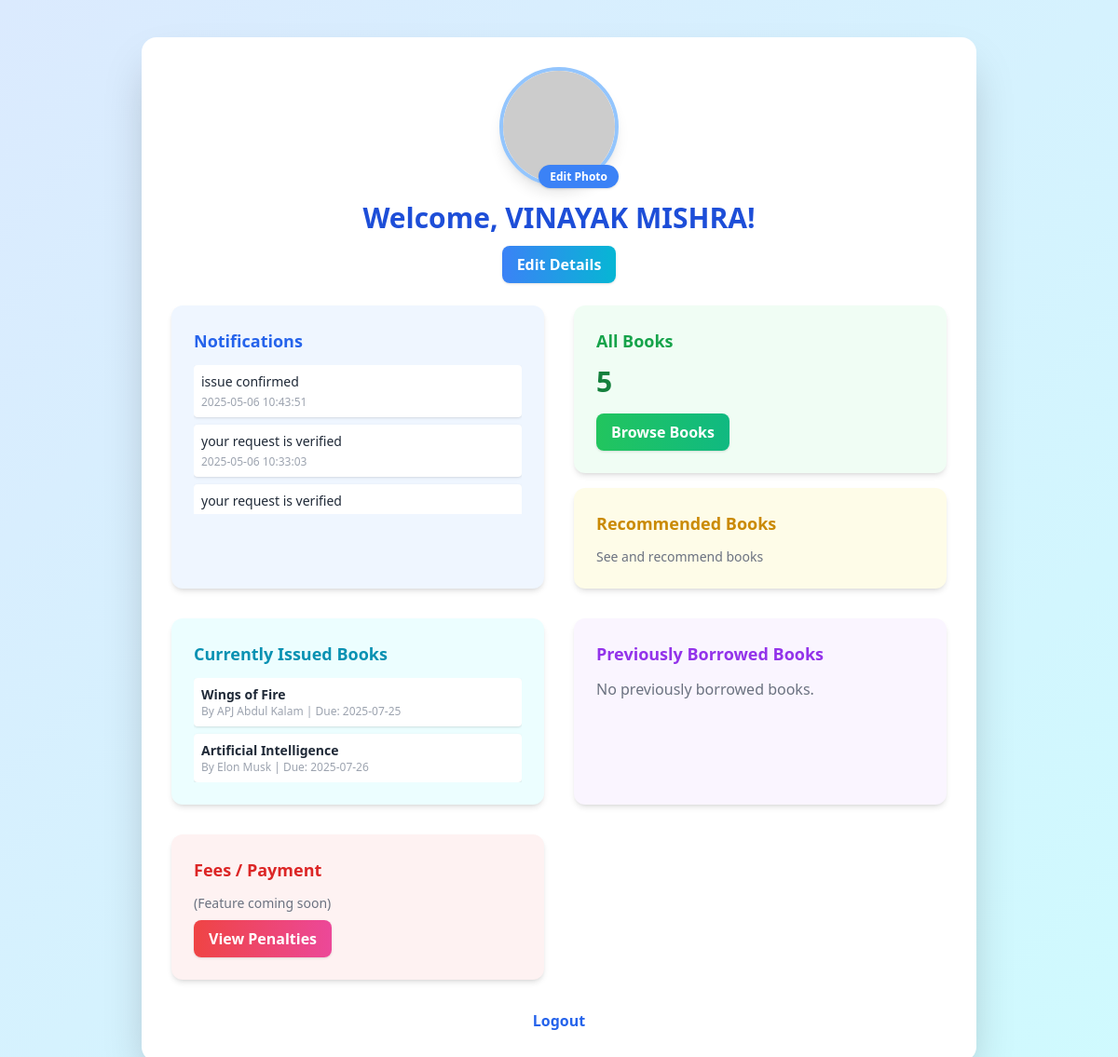
The app's page /student_dashboard.php (signed in) with its own data.
### tables this page shows
CREATE TABLE `students` (
  `Roll_No` int(11) NOT NULL,
  `Name` varchar(255) NOT NULL,
  `Phone` varchar(20) NOT NULL,
  `Username` varchar(50) NOT NULL,
  `photo` varchar(255) DEFAULT NULL
);

CREATE TABLE `notifications` (
  `Notification_ID` int(11) NOT NULL,
  `Roll_No` int(11) DEFAULT NULL,
  `Message` text DEFAULT NULL,
  `sent_date` datetime NOT NULL DEFAULT current_timestamp()
);

CREATE TABLE `issuedbooks` (
  `issued_id` int(11) NOT NULL,
  `student_id` int(11) NOT NULL,
  `book_id` int(11) NOT NULL,
  `issue_date` date NOT NULL,
  `due_date` date NOT NULL
);

CREATE TABLE `catalog` (
  `book_id` int(11) NOT NULL,
  `title` varchar(255) NOT NULL,
  `author` varchar(255) NOT NULL,
  `year` int(11) NOT NULL,
  `publisher` varchar(255) NOT NULL,
  `copies_available` int(11) NOT NULL,
  `isbn` varchar(20) DEFAULT NULL,
  `category` varchar(100) DEFAULT NULL
);

### student_dashboard.php (the view, shortened to what this page needs)
<?php
include 'dbconnect.php';
$username = $_SESSION['username'];
$stmt = $conn->prepare("SELECT Roll_No, Name, photo FROM Students WHERE Username = ?");
$stmt->bind_param("s", $username);
$stmt->execute();
$stmt->bind_result($roll_no, $name, $photo);
$notifications = [];
$stmt = $conn->prepare("SELECT Message, sent_date FROM Notifications WHERE Roll_No = ? ORDER BY sent_date DESC LIMIT 5");
$stmt->bind_param("i", $roll_no);
$stmt->execute();
$result = $stmt->get_result();
while ($row = $result->fetch_assoc()) {
    $notifications[] = $row;
}
$issued_books = [];
$stmt = $conn->prepare("SELECT c.title, c.author, ib.issue_date, ib.due_date FROM IssuedBooks ib JOIN Catalog c ON ib.book_id = c.book_id WHERE ib.student_id = ? AND ib.due_date >= NOW()");
$stmt->bind_param("i", $roll_no);
$stmt->execute();
$result = $stmt->get_result();
while ($row = $result->fetch_assoc()) {
    $issued_books[] = $row;
}
$prev_books = [];
$books_count = 0;
$res = $conn->query("SELECT COUNT(*) as cnt FROM Catalog");
if ($row = $res->fetch_assoc()) $books_count = $row['cnt'];
?>
<!DOCTYPE html>
<html lang="en">
<head>
    <script src="https://cdn.tailwindcss.com"></script>
</head>
<body class="bg-gradient-to-br from-blue-100 to-cyan-100 min-h-screen text-gray-800 dark:bg-gray-900 dark:text-gray-100 transition-colors">
    <div class="flex flex-col items-center min-h-screen py-10">
        <div class="w-full max-w-4xl p-8 bg-white dark:bg-gray-800 rounded-2xl shadow-2xl animate-fadeInUp">
            <div class="flex flex-col items-center mb-6">
                <div class="relative mb-4">
                    <img src="<?php echo $photo ? htmlspecialchars($photo) : 'https://ui-avatars.com/api/?name=' . urlencode($name ?: $username); ?>" alt="User Photo" class="w-32 h-32 rounded-full object-cover border-4 border-blue-300 dark:border-cyan-700 shadow-lg" />
                    <form method="post" action="upload_photo.php" enctype="multipart/form-data" class="absolute bottom-0 right-0">
                        <label class="cursor-pointer bg-blue-500 hover:bg-blue-600 text-white rounded-full px-3 py-1 text-xs font-semibold shadow transition">
                            Edit Photo
                        </label>
                    </form>
                </div>
                <h1 class="text-3xl font-bold text-blue-700 dark:text-cyan-400 mb-1">Welcome, <?php echo htmlspecialchars($name ?: $username); ?>!</h1>
                <button onclick="window.location.href='edit_profile.php'" class="mt-2 px-4 py-2 bg-gradient-to-r from-blue-500 to-cyan-500 text-white font-semibold rounded-lg shadow hover:from-blue-600 hover:to-cyan-600 transition">Edit Details</button>
            </div>
            <div class="grid grid-cols-1 md:grid-cols-2 gap-8 mb-8">
                <div class="bg-blue-50 dark:bg-gray-700 rounded-xl p-6 shadow-md">
                    <h2 class="text-lg font-semibold text-blue-600 dark:text-cyan-300 mb-3">Notifications</h2>
                    <ul class="space-y-2 max-h-40 overflow-y-auto">
                        <?php if (count($notifications)): foreach ($notifications as $n): ?>
                            <li class="p-2 bg-white dark:bg-gray-800 rounded shadow text-sm flex flex-col">
                                <span><?php echo htmlspecialchars($n['Message']); ?></span>
                                <span class="text-xs text-gray-400 mt-1"><?php echo htmlspecialchars($n['sent_date']); ?></span>
                            </li>
                        <?php endforeach; else: ?>
                            <li class="text-gray-500 dark:text-gray-400">No notifications.</li>
                        <?php endif; ?>
                    </ul>
                </div>
                <div class="flex flex-col gap-4">
                    <div class="bg-green-50 dark:bg-gray-700 rounded-xl p-6 shadow-md flex-1">
                        <h2 class="text-lg font-semibold text-green-600 dark:text-green-300 mb-3">All Books</h2>
                        <div class="text-3xl font-bold text-green-700 dark:text-green-400 mb-2"><?php echo $books_count; ?></div>
                        <a href="view_books.php" class="inline-block mt-2 px-4 py-2 bg-gradient-to-r from-green-500 to-emerald-500 text-white font-semibold rounded-lg shadow hover:from-green-600 hover:to-emerald-600 transition">Browse Books</a>
                    </div>
                    <a href="recommended_books.php" class="block bg-yellow-50 dark:bg-gray-700 rounded-xl p-6 shadow-md flex-1 hover:bg-yellow-100 dark:hover:bg-gray-600 transition">
                        <h2 class="text-lg font-semibold text-yellow-600 dark:text-yellow-300 mb-3">Recommended Books</h2>
                        <div class="text-gray-500 dark:text-gray-400 text-sm">See and recommend books</div>
                    </a>
                </div>
            </div>
            <div class="grid grid-cols-1 md:grid-cols-2 gap-8 mb-8">
                <div class="bg-cyan-50 dark:bg-gray-700 rounded-xl p-6 shadow-md">
                    <h2 class="text-lg font-semibold text-cyan-600 dark:text-cyan-300 mb-3">Currently Issued Books</h2>
                    <ul class="space-y-2 max-h-40 overflow-y-auto">
                        <?php if (count($issued_books)): foreach ($issued_books as $b): ?>
                            <li class="p-2 bg-white dark:bg-gray-800 rounded shadow text-sm flex flex-col">
                                <span class="font-semibold"><?php echo htmlspecialchars($b['title']); ?></span>
                                <span class="text-xs text-gray-400">By <?php echo htmlspecialchars($b['author']); ?> | Due: <?php echo htmlspecialchars($b['due_date']); ?></span>
                            </li>
                        <?php endforeach; else: ?>
                            <li class="text-gray-500 dark:text-gray-400">No currently issued books.</li>
                        <?php endif; ?>
                    </ul>
                </div>
                <div class="bg-purple-50 dark:bg-gray-700 rounded-xl p-6 shadow-md">
                    <h2 class="text-lg font-semibold text-purple-600 dark:text-purple-300 mb-3">Previously Borrowed Books</h2>
                    <ul class="space-y-2 max-h-40 overflow-y-auto">
                        <?php if (count($prev_books)): foreach ($prev_books as $b): ?>
                            <li class="p-2 bg-white dark:bg-gray-800 rounded shadow text-sm flex flex-col">
                                <span class="font-semibold"><?php echo htmlspecialchars($b['title']); ?></span>
                                <span class="text-xs text-gray-400">By <?php echo htmlspecialchars($b['author']); ?> | Returned: <?php echo htmlspecialchars($b['due_date']); ?></span>
                            </li>
                        <?php endforeach; else: ?>
                            <li class="text-gray-500 dark:text-gray-400">No previously borrowed books.</li>
                        <?php endif; ?>
                    </ul>
                </div>
            </div>
            <div class="grid grid-cols-1 md:grid-cols-2 gap-8 mb-8">
                <div class="bg-red-50 dark:bg-gray-700 rounded-xl p-6 shadow-md">
                    <h2 class="text-lg font-semibold text-red-600 dark:text-red-300 mb-3">Fees / Payment</h2>
                    <div class="text-gray-500 dark:text-gray-400 text-sm">(Feature coming soon)</div>
                    <a href="penalty.php" class="inline-block mt-2 px-4 py-2 bg-gradient-to-r from-red-500 to-pink-500 text-white font-semibold rounded-lg shadow hover:from-red-600 hover:to-pink-600 transition">View Penalties</a>
                </div>
            </div>
            <div class="text-center mt-6">
                <a href="logout.php" class="text-blue-600 dark:text-cyan-400 font-semibold hover:underline">Logout</a>
            </div>
        </div>
    </div>
</body>
</html>

### student_dashboard.php (style rules this page uses)
.animate-fadeInUp { animation: fadeInUp 0.7s; }

### records on screen
students: Name "VINAYAK MISHRA"
notifications: Message "issue confirmed", sent_date "2025-05-06 10:43:51"
notifications: Message "your request is verified", sent_date "2025-05-06 10:33:03"
notifications: Message "your request is verified"
issuedbooks: book.title "Wings of Fire", book.author "APJ Abdul Kalam", due_date "2025-07-25"
issuedbooks: book.title "Artificial Intelligence", book.author "Elon Musk", due_date "2025-07-26"

### other values on screen
$books_count "5"
